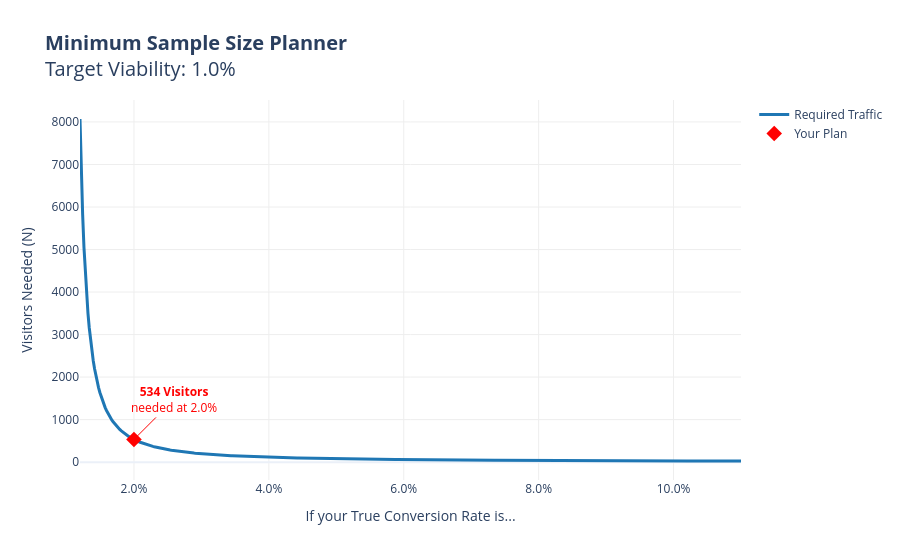

Notebook code for this chart:
### Code cell
import numpy as np
import plotly.graph_objects as go

def calculate_min_sample_size(target_cvr, expected_cvr):
    """
    Calculates the minimum sample size needed to prove that
    expected_cvr > target_cvr with 95% confidence (1-sided).
    """
    
    # 1. Validation Logic
    if expected_cvr <= target_cvr:
        print(f"❌ ERROR: Your Expected CVR ({expected_cvr:.1%}) must be HIGHER than your Target ({target_cvr:.1%}) to plan a success test.")
        return

    # 2. The Formula (Frequentist Approximation for 95% Confidence)
    # N = (1.65^2 * p * (1-p)) / (p - target)^2
    # 1.65^2 is approx 2.72
    z_score_squared = 1.65**2
    numerator = z_score_squared * expected_cvr * (1 - expected_cvr)
    denominator = (expected_cvr - target_cvr)**2
    
    required_n = int(np.ceil(numerator / denominator))
    
    # 3. Print Results
    print(f"--- SAMPLE SIZE PLANNER ---")
    print(f"Target Viability: {target_cvr:.1%}")
    print(f"Expected Reality: {expected_cvr:.1%}")
    print(f"-" * 30)
    print(f"You need roughly {required_n:,} visitors.")
    print(f"-" * 30)

    # 4. Generate Data for the 'Planning Curve'
    # We plot a range of possible 'Expected Conversion Rates' to see how N changes
    # Start slightly above the target (e.g., target + 0.1%) up to target + 5%
    x_values = np.linspace(target_cvr + 0.002, target_cvr + 0.10, 500)
    
    # Calculate N for all these hypothetical rates
    y_values = (z_score_squared * x_values * (1 - x_values)) / ((x_values - target_cvr)**2)

    # 5. Create Interactive Plotly Graph
    fig = go.Figure()
    
    # Define Theme Colors
    primary_blue = '#1f77b4'

    # A. The Main Curve (Sample Size vs CVR)
    fig.add_trace(go.Scatter(
        x=x_values, y=y_values,
        mode='lines',
        name='Required Traffic',
        line=dict(color=primary_blue, width=3)
    ))

    # B. Your Specific Point (The Dot)
    fig.add_trace(go.Scatter(
        x=[expected_cvr], y=[required_n],
        mode='markers',
        name='Your Plan',
        marker=dict(color='red', size=12, symbol='diamond')
    ))

    # C. Layout Formatting
    fig.update_layout(
        title=dict(
            text=f"<b>Minimum Sample Size Planner</b><br>Target Viability: {target_cvr:.1%}",
            font=dict(size=20)
        ),
        xaxis_title="If your True Conversion Rate is...",
        yaxis_title="Visitors Needed (N)",
        xaxis=dict(tickformat=".1%", showgrid=True, gridcolor='#eee'),
        yaxis=dict(showgrid=True, gridcolor='#eee'), # range=[0, max(required_n*2, 1000)]
        template="plotly_white",
        showlegend=True,
        plot_bgcolor='rgba(0,0,0,0)'
    )

    # Add annotation for the user's point
    fig.add_annotation(
        x=expected_cvr, y=required_n,
        text=f"<b>{required_n} Visitors</b><br>needed at {expected_cvr:.1%}",
        ax=40, ay=-40,
        font=dict(size=12, color="red"),
        arrowcolor="red"
    )

    fig.show()

# ==========================================
# ENTER YOUR DATA HERE
# ==========================================
# Example: You need 1%, you hope for 2%
calculate_min_sample_size(target_cvr=0.01, expected_cvr=0.02)

### Figure 1 — Plotly figure (JSON) as saved in the notebook; plotly's stock layout.template omitted (floating-point values rounded to 4 significant figures; data arrays with more than 128 entries replaced by an {"elided": "..."} marker saying what was removed)
{"data": [{"line": {"color": "#1f77b4", "width": 3}, "mode": "lines", "name": "Required Traffic", "type": "scatter", "x": {"elided": "500 float values"}, "y": {"elided": "500 float values"}}, {"marker": {"color": "red", "size": 12, "symbol": "diamond"}, "mode": "markers", "name": "Your Plan", "type": "scatter", "x": [0.02], "y": [534]}], "layout": {"annotations": [{"arrowcolor": "red", "ax": 40, "ay": -40, "font": {"color": "red", "size": 12}, "text": "<b>534 Visitors</b><br>needed at 2.0%", "x": 0.02, "y": 534}], "plot_bgcolor": "rgba(0,0,0,0)", "showlegend": true, "title": {"font": {"size": 20}, "text": "<b>Minimum Sample Size Planner</b><br>Target Viability: 1.0%"}, "xaxis": {"gridcolor": "#eee", "showgrid": true, "tickformat": ".1%", "title": {"text": "If your True Conversion Rate is..."}}, "yaxis": {"gridcolor": "#eee", "showgrid": true, "title": {"text": "Visitors Needed (N)"}}}}
